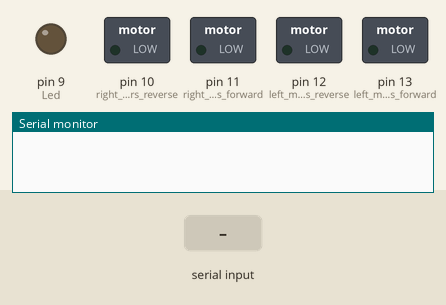
Recording of a sketch running on a simulated Arduino Uno, built with avr-gcc and run on an emulated ATmega328P. Parts: switched loads named in the sketch (green lamp = pin HIGH), output pins drawn as LEDs (lit = HIGH), the last lines printed to the serial monitor. The inputs (shaded band) are chosen by the test bench.

Above: at 1.2 s.
1.3 s: "F" received over the second serial link
At 1.8 s:
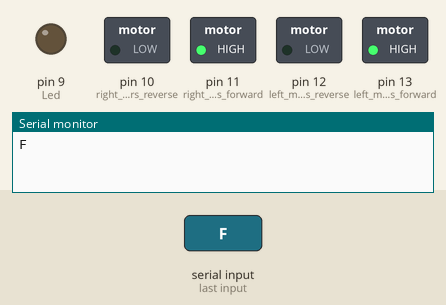
2.8 s: "B" received over the second serial link
At 4.0 s:
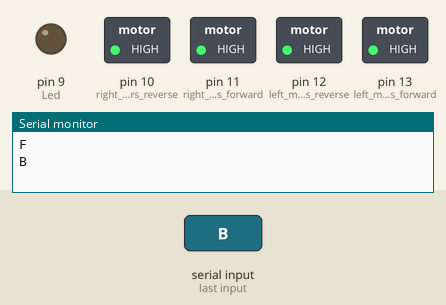
4.3 s: "W" received over the second serial link
At 5.3 s:
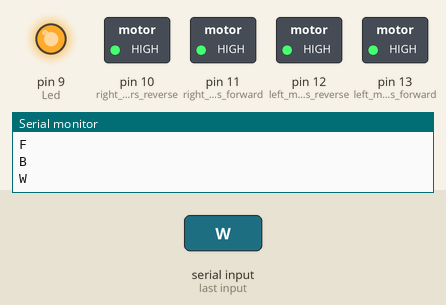
5.8 s: "S" received over the second serial link
At 6.4 s:
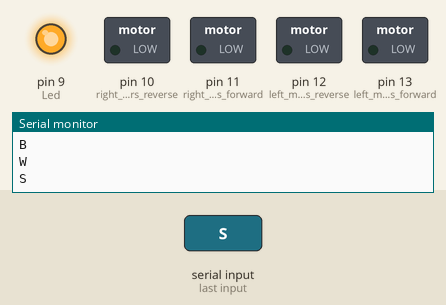
7.3 s: "L" received over the second serial link
At 7.6 s:
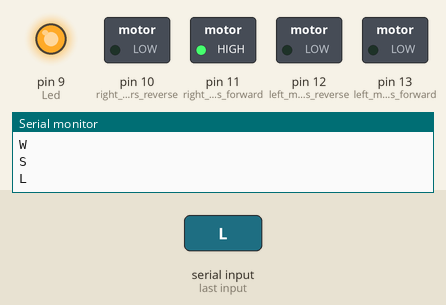
8.8 s: "R" received over the second serial link
At 10.0 s:
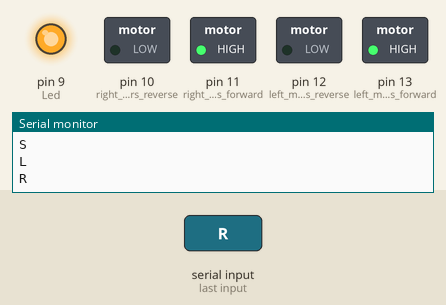
Timing chart, 0 to 11.3 s (numbered marks = the images above; inputs shaded):
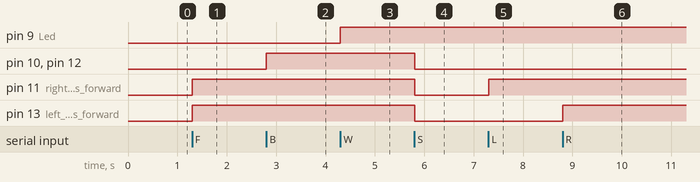

Measured:
- after the input at 1.3 s, pin 11 (right_motors_forward), pin 13 (left_motors_forward): LOW → HIGH at once
- after the input at 2.8 s, pin 10 (right_motors_reverse), pin 12 (left_motors_reverse): LOW → HIGH at once
- after the input at 4.3 s, pin 9 (Led): LOW → HIGH at once
- after the input at 5.8 s, pin 10 (right_motors_reverse), pin 11 (right_motors_forward), pin 12 (left_motors_reverse), pin 13 (left_motors_forward): HIGH → LOW at once
- after the input at 7.3 s, pin 11 (right_motors_forward): LOW → HIGH at once
- after the input at 8.8 s, pin 13 (left_motors_forward): LOW → HIGH at once

The sketch:

multipurpose_car.ino
```cpp
#include <SoftwareSerial.h> // TX RX software library for bluetooth

#include <Servo.h> // servo library
Servo myservo; // servo name

int bluetoothTx = 2; // bluetooth tx to 10 pin
int bluetoothRx = 3; // bluetooth rx to 11 pin
char t;

SoftwareSerial bluetooth(bluetoothTx, bluetoothRx);

void setup()
{
  pinMode(13,OUTPUT);   //left motors forward
pinMode(12,OUTPUT);   //left motors reverse
pinMode(11,OUTPUT);   //right motors forward
pinMode(10,OUTPUT);   //right motors reverse
pinMode(9,OUTPUT);   //Led
  Serial.begin(9600);

  //Setup Bluetooth serial connection to android
  bluetooth.begin(9600);
}

void loop()
{
  //Read from bluetooth and write to usb serial
  if(bluetooth.available()> 0 ) // receive number from bluetooth
  {
    t = bluetooth.read(); // save the received number to servopos
    Serial.println(t); // serial print servopos current number received from bluetooth

  }
if(t == 'F'){            //move forward(all motors rotate in forward direction)
  digitalWrite(13,HIGH);
  digitalWrite(11,HIGH);
}

else if(t == 'B'){      //move reverse (all motors rotate in reverse direction)
  digitalWrite(12,HIGH);
  digitalWrite(10,HIGH);
}

else if(t == 'L'){      //turn right (left side motors rotate in forward direction, right side motors doesn't rotate)
  digitalWrite(11,HIGH);
}

else if(t == 'R'){      //turn left (right side motors rotate in forward direction, left side motors doesn't rotate)
  digitalWrite(13,HIGH);
}

else if(t == 'W'){    //turn led on or off)
  digitalWrite(9,HIGH);
}
else if(t == 'w'){
  digitalWrite(9,LOW);
}

else if(t == 'S'){      //STOP (all motors stop)
  digitalWrite(13,LOW);
  digitalWrite(12,LOW);
  digitalWrite(11,LOW);
  digitalWrite(10,LOW);
}
delay(100);
}
```
